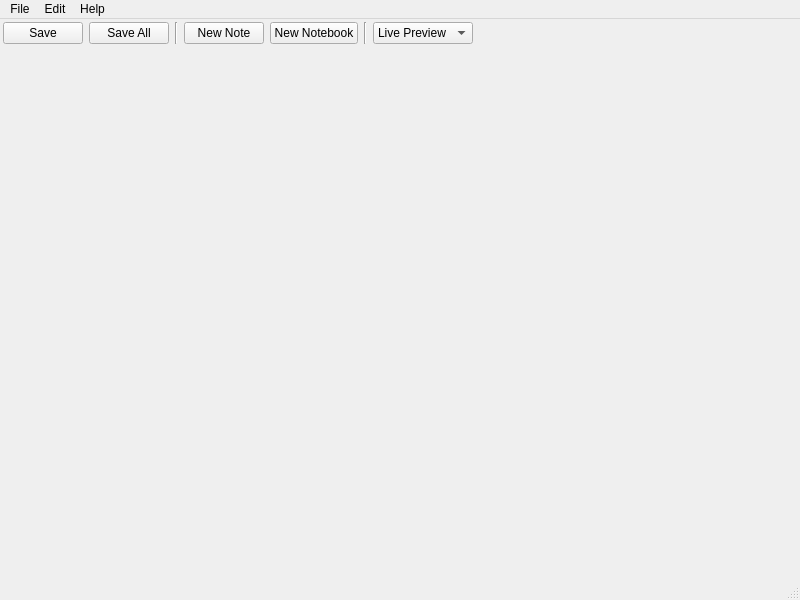
<?xml version="1.0" encoding="UTF-8"?>
<ui version="4.0">
 <class>MainWindow</class>
 <widget class="QMainWindow" name="MainWindow">
  <property name="geometry">
   <rect>
    <x>0</x>
    <y>0</y>
    <width>800</width>
    <height>600</height>
   </rect>
  </property>
  <property name="windowTitle">
   <string>MainWindow</string>
  </property>
  <widget class="QWidget" name="centralwidget">
   <layout class="QGridLayout" name="gridLayout">
    <property name="leftMargin">
     <number>3</number>
    </property>
    <property name="topMargin">
     <number>3</number>
    </property>
    <property name="rightMargin">
     <number>3</number>
    </property>
    <property name="bottomMargin">
     <number>3</number>
    </property>
    <item row="0" column="0">
     <layout class="QHBoxLayout" name="horizontalLayout">
      <item>
       <widget class="QPushButton" name="pb_save">
        <property name="text">
         <string>Save</string>
        </property>
       </widget>
      </item>
      <item>
       <widget class="QPushButton" name="pb_save_all">
        <property name="text">
         <string>Save All</string>
        </property>
       </widget>
      </item>
      <item>
       <widget class="Line" name="line">
        <property name="orientation">
         <enum>Qt::Vertical</enum>
        </property>
       </widget>
      </item>
      <item>
       <widget class="QPushButton" name="pb_new_note">
        <property name="text">
         <string>New Note</string>
        </property>
       </widget>
      </item>
      <item>
       <widget class="QPushButton" name="pb_new_notebook">
        <property name="text">
         <string>New Notebook</string>
        </property>
       </widget>
      </item>
      <item>
       <widget class="Line" name="line_2">
        <property name="orientation">
         <enum>Qt::Vertical</enum>
        </property>
       </widget>
      </item>
      <item>
       <widget class="QComboBox" name="combo_view">
        <item>
         <property name="text">
          <string>Live Preview</string>
         </property>
        </item>
        <item>
         <property name="text">
          <string>Preview</string>
         </property>
        </item>
        <item>
         <property name="text">
          <string>Edit</string>
         </property>
        </item>
       </widget>
      </item>
      <item>
       <spacer name="horizontalSpacer">
        <property name="orientation">
         <enum>Qt::Horizontal</enum>
        </property>
        <property name="sizeHint" stdset="0">
         <size>
          <width>40</width>
          <height>20</height>
         </size>
        </property>
       </spacer>
      </item>
     </layout>
    </item>
    <item row="1" column="0">
     <widget class="QSplitter" name="splitter_tree">
      <property name="orientation">
       <enum>Qt::Horizontal</enum>
      </property>
     </widget>
    </item>
   </layout>
  </widget>
  <widget class="QMenuBar" name="menubar">
   <property name="geometry">
    <rect>
     <x>0</x>
     <y>0</y>
     <width>800</width>
     <height>21</height>
    </rect>
   </property>
   <widget class="QMenu" name="menuSettings">
    <property name="title">
     <string>File</string>
    </property>
    <addaction name="actionNew_note"/>
    <addaction name="actionNew_notebook"/>
    <addaction name="separator"/>
    <addaction name="actionSave"/>
    <addaction name="actionSave_All"/>
    <addaction name="separator"/>
    <addaction name="actionClose"/>
    <addaction name="actionClose_All"/>
    <addaction name="separator"/>
    <addaction name="actionExport"/>
    <addaction name="actionExport_All"/>
    <addaction name="separator"/>
    <addaction name="actionLogout"/>
    <addaction name="separator"/>
    <addaction name="actionQuit"/>
   </widget>
   <widget class="QMenu" name="menuEdit">
    <property name="title">
     <string>Edit</string>
    </property>
    <widget class="QMenu" name="menuTheme">
     <property name="title">
      <string>Theme</string>
     </property>
    </widget>
    <widget class="QMenu" name="menuFetchChanges">
     <property name="title">
      <string>Periodically fetch changes</string>
     </property>
    </widget>
    <addaction name="actionChange_edit_font"/>
    <addaction name="actionChange_preview_font"/>
    <addaction name="separator"/>
    <addaction name="menuTheme"/>
    <addaction name="separator"/>
    <addaction name="menuFetchChanges"/>
   </widget>
   <widget class="QMenu" name="menuHelp">
    <property name="title">
     <string>Help</string>
    </property>
    <addaction name="actionShortcuts"/>
    <addaction name="actionAbout"/>
   </widget>
   <addaction name="menuSettings"/>
   <addaction name="menuEdit"/>
   <addaction name="menuHelp"/>
  </widget>
  <widget class="QStatusBar" name="statusbar"/>
  <action name="actionQuit">
   <property name="text">
    <string>Quit</string>
   </property>
  </action>
  <action name="actionLogout">
   <property name="text">
    <string>Logout</string>
   </property>
  </action>
  <action name="actionNew_note">
   <property name="text">
    <string>New note</string>
   </property>
  </action>
  <action name="actionSave">
   <property name="text">
    <string>Save</string>
   </property>
  </action>
  <action name="actionSave_All">
   <property name="text">
    <string>Save All</string>
   </property>
  </action>
  <action name="actionNew_notebook">
   <property name="text">
    <string>New notebook</string>
   </property>
  </action>
  <action name="actionChange_edit_font">
   <property name="text">
    <string>Change edit font</string>
   </property>
  </action>
  <action name="actionChange_preview_font">
   <property name="text">
    <string>Change preview font</string>
   </property>
  </action>
  <action name="actionShortcuts">
   <property name="text">
    <string>Shortcuts</string>
   </property>
  </action>
  <action name="actionAbout">
   <property name="text">
    <string>About</string>
   </property>
  </action>
  <action name="actionExport">
   <property name="text">
    <string>Export</string>
   </property>
  </action>
  <action name="actionExport_All">
   <property name="text">
    <string>Export All</string>
   </property>
  </action>
  <action name="actionClose">
   <property name="text">
    <string>Close</string>
   </property>
  </action>
  <action name="actionClose_All">
   <property name="text">
    <string>Close All</string>
   </property>
  </action>
 </widget>
 <tabstops>
  <tabstop>pb_save</tabstop>
  <tabstop>pb_save_all</tabstop>
  <tabstop>pb_new_note</tabstop>
  <tabstop>pb_new_notebook</tabstop>
  <tabstop>combo_view</tabstop>
 </tabstops>
 <resources/>
 <connections/>
</ui>
